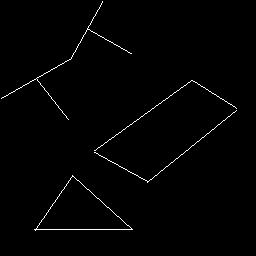
%> input picture Images/Lines.jpg, 256 x 256 px
$ octave Lines.m   (GNU Octave 9; MATLAB toolbox functions it lacks are replaced by stand-ins)
%> lines starting %> are read from the running program, lines starting %| are printed output that depends on the picture; in (x1, y1, x2, y2) boxes, pixels count from 0 and x2, y2 are one past the last pixel; in counts of white or black regions, pixels touching at a corner belong together; the program's own positions count from 1
%% Esedoglu-Tsai method
% Shapes created from lines image
clear all
close all
tic
%% Read and plot initial image
u0=imread('../Images/Lines.jpg');
%> u0 is the input picture: size 256x256 uint8; min 0, max 255, mean 3.2
[M,N] = size(u0);
%> M = 256; N = 256
u0 = double(u0);
%> u0: size 256x256 double

figure(1)
imagesc(u0); axis image; axis off; colormap(gray);
title('Initial Image','Interpreter','latex','FontSize',20)

%% Initial Guess of a Circle
umat = zeros(N);
R = 2;
cx = M/2; cy = N/2;
%> after `cx = M/2`: cx = 128
%> after `cy = N/2`: cy = 128
x = 1:M; y = 1:N;
%> after `x = 1:M`: x = 256 values from 1 to 256
%> after `y = 1:N`: y = 256 values from 1 to 256
[X,Y] = ndgrid(x,y);
[theta,rho] = cart2pol(X-cx,Y-cy);
umat(rho<=R) = 1;
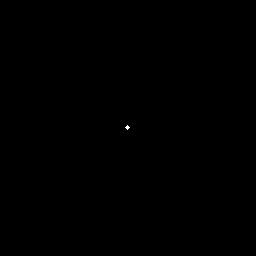
%> umat: size 256x256 double; values 0 (black) and 1 (white), 0.02% white in thin lines or dots, all inside (x1, y1, x2, y2) = (125, 125, 130, 130)

%% Parameters

lambda=0.00002;   % tunable parameter
h=1.;   %  space step size

dt = 1*h^2;   % time step size
k = dt/3;   % time step size for diffusion part

%% Create matrices for discretization

E = sparse(2:N,1:N-1,1,N,N); Imat = speye(N);
A1D = E+E'-2*Imat; A1D(N,N-1) = 2; A1D(1,2) = 2;
%> after `A1D(N,N-1) = 2`:
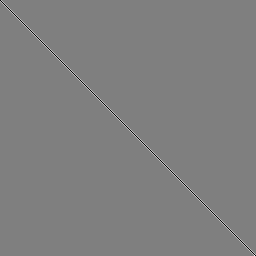
%> A1D: size 256x256 double; min -2, max 2, mean -1.53e-05; drawn with min black and max white
%> after `A1D(1,2) = 2`: A1D: size 256x256 double; under 0.01% of pixels changed, all inside (x1, y1, x2, y2) = (1, 0, 2, 1)
A2D = kron(A1D,Imat) + kron(Imat, A1D);
C = (lambda/sqrt(pi*k))*mean(u0(:));
%> C = 6.17e-05
Amat = (1+k*C)*speye(N^2) - A2D;
u = reshape(umat,N^2,1);

%%
for t = dt:dt:dt
    %-------------------------Diffusion------------------------
    time = 0;
    while (time<dt)
        % compute the mean inside and outside contour
        uvec = u(:);
        fvec = u0(:);
        C1 = mean(fvec(uvec >= 0.5));
        C2 = mean(fvec(uvec < 0.5));

        A = (lambda/sqrt(pi*k))*((C1-fvec).^2+(C2-fvec).^2);
        B = (lambda/sqrt(pi*k))*(C2-fvec).^2;

        u = Amat\(uvec+k*(C-A).*uvec+B);
        time = time+k;
    end
    %-------------------------Threshold------------------------
    u(u<=0.5) = 0;
    u(u>0.5) = 1;

    % plot segmentation
    figure(2);
    imagesc(reshape(u,N,N));  axis image; axis off; colormap(gray);
    title('Esedoglu-Tsai Segmentation','Interpreter','latex','FontSize',20)
end
toc
